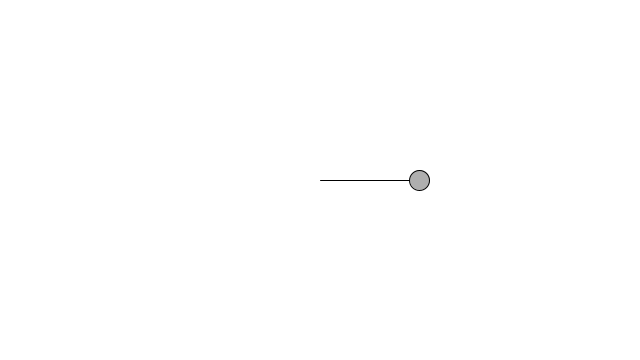
Frame 1 (no input)
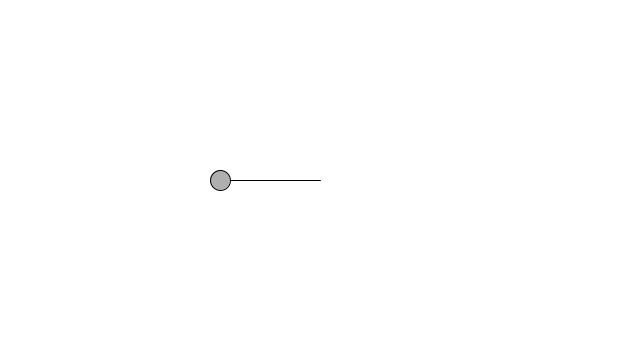
Frame 60 (the mouse pressed at the canvas centre just before this capture)
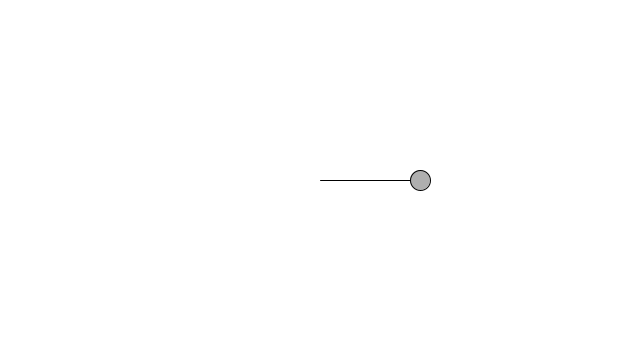
Frame 120 (the mouse held since frame 60 and released just before this capture)

The Processing sketch that drew these frames (run headless with seeded random() and noise(); from frame 60 on, the mouse is pressed at the canvas centre):

// Processing sketch: oscillation
// ── oscillation.pde
void setup() {
  size(640, 360);  
}


void draw() {
  background(255);
  
  float period = 120;
  float amplitude = 100;
  float x = amplitude * cos(TWO_PI * frameCount / period);
  
  stroke(0);
  fill(175);
  translate(width/2, height/2);
  line(0, 0, x, 0);
  ellipse(x, 0, 20, 20);
}

// ── oscillator.pde
class Oscillator {
  
  PVector angle;
  PVector velocity;
  PVector amplitude;
  
  Oscillator() {
    this.angle = new PVector();
    this.velocity = new PVector(random(-0.05, 0.05), random(-0.05, 0.05));
    this.amplitude = new PVector(random(width/2), random(height/2));
  }
  
  void oscillate() {
    this.angle.add(velocity);  
  }
  
  void display() {
    float x = this.amplitude.x * sin(this.angle.x);
    float y = this.amplitude.y * sin(this.angle.y);
    pushMatrix();
    translate(width/2, height/2);
    stroke(0);
    fill(175);
    line(0, 0, x, y);
    ellipse(x, y, 16, 16);
    popMatrix();
  }
}
